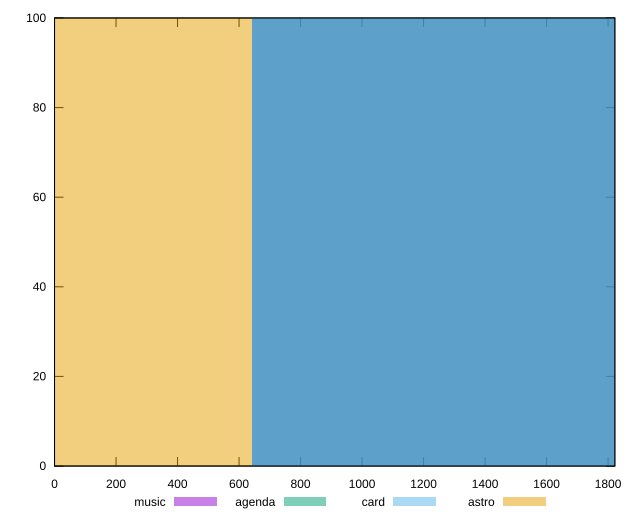

This figure's gnuplot source:
reset

$music <<EOF
1285.5844740066639 100
EOF

$agenda <<EOF
1285.5844740066639 100
EOF

$card <<EOF
1285.5844740066639 100
EOF

$astro <<EOF
0 100
EOF

set key outside below
set boxwidth 1285.5844740066639
set xrange [0:1822]
set yrange [0:100]
set trange [0:100]
set style fill transparent solid 0.5 noborder
set terminal svg size 640, 520 enhanced background rgb 'white'
set output "reports/report_00032_2021-02-25T10-28-15.087Z/uses-rel-preload/comparison/histogram/all_raw.svg"

plot $music title "music" with boxes, \
     $agenda title "agenda" with boxes, \
     $card title "card" with boxes, \
     $astro title "astro" with boxes

reset
